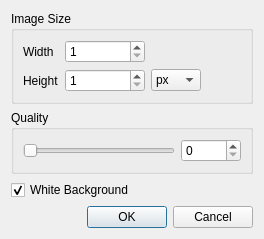
<?xml version="1.0" encoding="UTF-8"?>
<ui version="4.0">
 <class>TiglViewerScreenshotDialog</class>
 <widget class="QDialog" name="TiglViewerScreenshotDialog">
  <property name="geometry">
   <rect>
    <x>0</x>
    <y>0</y>
    <width>299</width>
    <height>208</height>
   </rect>
  </property>
  <property name="windowTitle">
   <string>Screenshot Settings</string>
  </property>
  <layout class="QVBoxLayout" name="verticalLayout">
   <property name="sizeConstraint">
    <enum>QLayout::SetFixedSize</enum>
   </property>
   <item>
    <widget class="QGroupBox" name="groupBox">
     <property name="title">
      <string>Image Size</string>
     </property>
     <layout class="QGridLayout" name="gridLayout">
      <item row="1" column="2">
       <widget class="QComboBox" name="unitsBox">
        <item>
         <property name="text">
          <string>px</string>
         </property>
        </item>
        <item>
         <property name="text">
          <string>mm</string>
         </property>
        </item>
        <item>
         <property name="text">
          <string>in</string>
         </property>
        </item>
       </widget>
      </item>
      <item row="0" column="0">
       <widget class="QLabel" name="label">
        <property name="text">
         <string>Width</string>
        </property>
       </widget>
      </item>
      <item row="1" column="0">
       <widget class="QLabel" name="label_2">
        <property name="text">
         <string>Height</string>
        </property>
       </widget>
      </item>
      <item row="1" column="1">
       <widget class="QSpinBox" name="heightBox">
        <property name="sizePolicy">
         <sizepolicy hsizetype="MinimumExpanding" vsizetype="Fixed">
          <horstretch>0</horstretch>
          <verstretch>0</verstretch>
         </sizepolicy>
        </property>
        <property name="minimumSize">
         <size>
          <width>80</width>
          <height>0</height>
         </size>
        </property>
        <property name="minimum">
         <number>1</number>
        </property>
        <property name="maximum">
         <number>5000</number>
        </property>
       </widget>
      </item>
      <item row="0" column="1">
       <widget class="QSpinBox" name="widthBox">
        <property name="sizePolicy">
         <sizepolicy hsizetype="MinimumExpanding" vsizetype="Fixed">
          <horstretch>0</horstretch>
          <verstretch>0</verstretch>
         </sizepolicy>
        </property>
        <property name="minimumSize">
         <size>
          <width>80</width>
          <height>0</height>
         </size>
        </property>
        <property name="minimum">
         <number>1</number>
        </property>
        <property name="maximum">
         <number>5000</number>
        </property>
       </widget>
      </item>
      <item row="1" column="3">
       <spacer name="horizontalSpacer">
        <property name="orientation">
         <enum>Qt::Horizontal</enum>
        </property>
        <property name="sizeHint" stdset="0">
         <size>
          <width>40</width>
          <height>20</height>
         </size>
        </property>
       </spacer>
      </item>
     </layout>
    </widget>
   </item>
   <item>
    <widget class="QGroupBox" name="qualityBox">
     <property name="enabled">
      <bool>true</bool>
     </property>
     <property name="title">
      <string>Quality</string>
     </property>
     <layout class="QHBoxLayout" name="horizontalLayout">
      <item>
       <widget class="QSlider" name="qualitySlider">
        <property name="maximum">
         <number>100</number>
        </property>
        <property name="orientation">
         <enum>Qt::Horizontal</enum>
        </property>
       </widget>
      </item>
      <item>
       <widget class="QSpinBox" name="qualityBox_2">
        <property name="sizePolicy">
         <sizepolicy hsizetype="Maximum" vsizetype="Fixed">
          <horstretch>0</horstretch>
          <verstretch>0</verstretch>
         </sizepolicy>
        </property>
        <property name="minimumSize">
         <size>
          <width>60</width>
          <height>0</height>
         </size>
        </property>
        <property name="maximum">
         <number>100</number>
        </property>
       </widget>
      </item>
     </layout>
    </widget>
   </item>
   <item>
    <widget class="QCheckBox" name="whiteBGCheckbox">
     <property name="text">
      <string>White Background</string>
     </property>
     <property name="checked">
      <bool>true</bool>
     </property>
    </widget>
   </item>
   <item>
    <widget class="QDialogButtonBox" name="buttonBox">
     <property name="orientation">
      <enum>Qt::Horizontal</enum>
     </property>
     <property name="standardButtons">
      <set>QDialogButtonBox::Cancel|QDialogButtonBox::Ok</set>
     </property>
    </widget>
   </item>
  </layout>
 </widget>
 <tabstops>
  <tabstop>widthBox</tabstop>
  <tabstop>heightBox</tabstop>
  <tabstop>unitsBox</tabstop>
  <tabstop>qualitySlider</tabstop>
  <tabstop>qualityBox_2</tabstop>
  <tabstop>buttonBox</tabstop>
 </tabstops>
 <resources/>
 <connections>
  <connection>
   <sender>buttonBox</sender>
   <signal>accepted()</signal>
   <receiver>TiglViewerScreenshotDialog</receiver>
   <slot>accept()</slot>
   <hints>
    <hint type="sourcelabel">
     <x>227</x>
     <y>233</y>
    </hint>
    <hint type="destinationlabel">
     <x>157</x>
     <y>184</y>
    </hint>
   </hints>
  </connection>
  <connection>
   <sender>buttonBox</sender>
   <signal>rejected()</signal>
   <receiver>TiglViewerScreenshotDialog</receiver>
   <slot>reject()</slot>
   <hints>
    <hint type="sourcelabel">
     <x>283</x>
     <y>233</y>
    </hint>
    <hint type="destinationlabel">
     <x>286</x>
     <y>184</y>
    </hint>
   </hints>
  </connection>
  <connection>
   <sender>qualitySlider</sender>
   <signal>valueChanged(int)</signal>
   <receiver>qualityBox_2</receiver>
   <slot>setValue(int)</slot>
   <hints>
    <hint type="sourcelabel">
     <x>250</x>
     <y>167</y>
    </hint>
    <hint type="destinationlabel">
     <x>319</x>
     <y>163</y>
    </hint>
   </hints>
  </connection>
  <connection>
   <sender>qualityBox_2</sender>
   <signal>valueChanged(int)</signal>
   <receiver>qualitySlider</receiver>
   <slot>setValue(int)</slot>
   <hints>
    <hint type="sourcelabel">
     <x>293</x>
     <y>165</y>
    </hint>
    <hint type="destinationlabel">
     <x>252</x>
     <y>166</y>
    </hint>
   </hints>
  </connection>
 </connections>
</ui>
